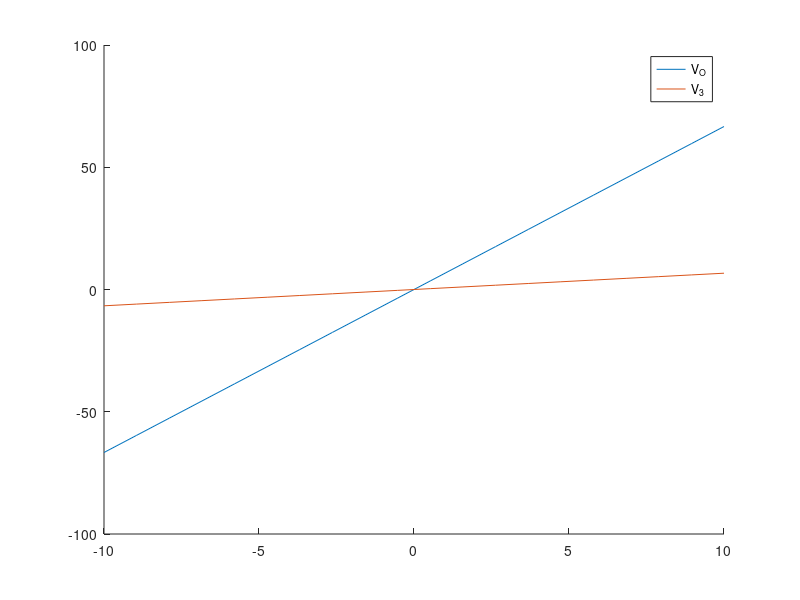
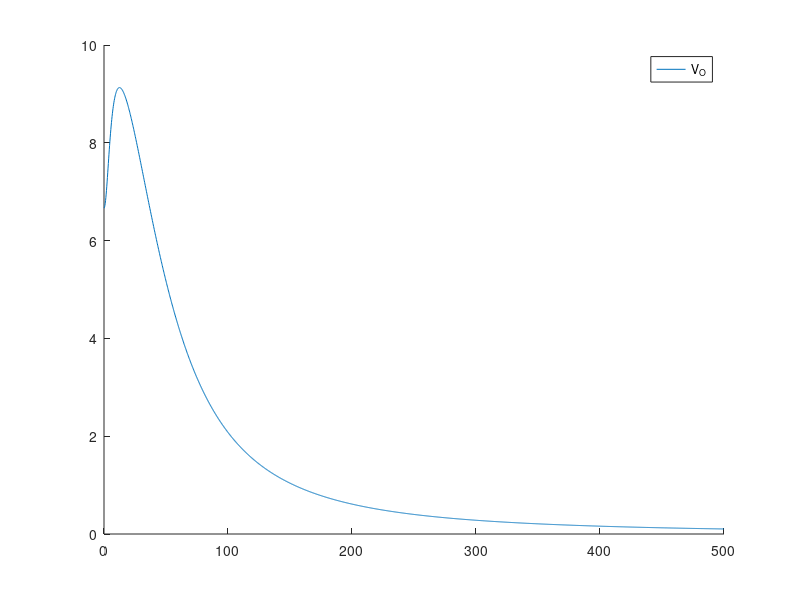

Source code (MATLAB) for these figures, in order:
close all;
clear all;
clc;

% Parameters
R1 = 1;
R2 = 2;
R3 = 10;
R4 = 0.1;
RO = 1000;
C1 = 0.25;
L1 = 0.2;
alpha = 100;

% V = [ V1; V2; V3; V4; V5; IL]
Vin=1;
G=zeros(6);
C=zeros(6);

%% V1
G(1,:)=[1 0 0 0 0 0]; % V1
C(1,:)=[0 0 0 0 0 0]; % V1

%% V2
G(2,:)=[(-1/R1) (1/R2+1/R1) 0 0 0 0]; 
C(2,:)=[-C1 +C1 0 0 0 0];

%% V3
G(3,:)=[0 0 1/R3 0 0 -1]; 
C(3,:)=[0 0 0 0 0 0]; 

%% V4
G(4,:)=[0 0 -1*alpha/R3 1 0 0]; 
C(4,:)=[0 0 0 0 0 0]; 

%% V5
G(5,:)=[0 0 0 -1/R4 (1/R4+1/RO) 0]; 
C(5,:)=[0 0 0 0 0 0];

%% V6
G(6,:)=[0 -1 1 0 0 0]; 
C(6,:)=[0 0 0 0 0 L1]; 



%% Part b
numsteps=20;
Data=zeros(3,numsteps);
Data(1,:)=linspace(-10,10,numsteps);
for ii=1:numsteps
    % omega=0 for DC
    F=[Data(1,ii); 0; 0; 0; 0; 0];
    V=G\F;
    Data(2,ii)=V(5);
    Data(3,ii)=V(3);
end

figure(1)
hold on;
plot(Data(1,:),Data(2,:));
plot(Data(1,:),Data(3,:));
hold off;
legend('V_O','V_3');


%% Part c
numsteps=2000;
Data2=zeros(2,numsteps);
Data2(1,:)=linspace(0,500,numsteps);
Vin=1;
for ii=1:numsteps
    % omega=0 for DC
    omega=Data2(1,ii);
    F=[1; 0; 0; 0; 0; 0];
    V=(G+1j*omega*C)\F;
    Data2(2,ii)=V(5);
    %Data2(3,ii)=Data2(2,ii)/Data2(1,ii);
end

figure(2)
hold on;
plot(Data2(1,:),Data2(2,:));
%plot(Data(1,:),Data(3,:));
hold off;
legend('V_O','V_3');

% figure(3)
% hold on;
% semilog(Data2(1,:),Data2(2,:)/Vin);
% %plot(Data(1,:),Data(3,:));
% hold off;
% legend('V_O','V_3');

